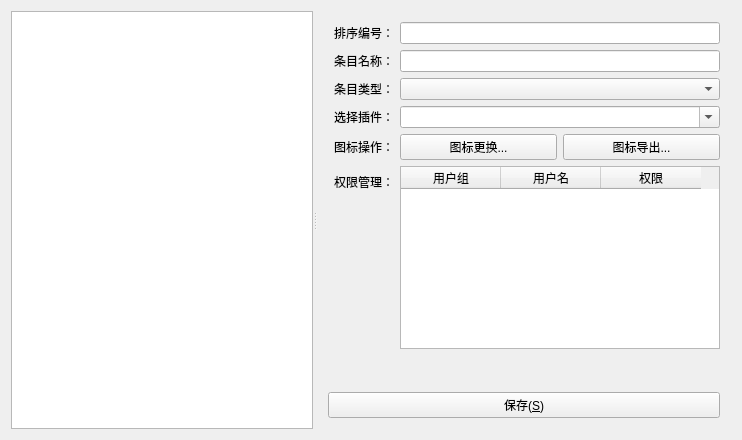
<?xml version="1.0" encoding="UTF-8"?>
<ui version="4.0">
 <class>CFunPointEdit</class>
 <widget class="QWidget" name="CFunPointEdit">
  <property name="geometry">
   <rect>
    <x>0</x>
    <y>0</y>
    <width>742</width>
    <height>440</height>
   </rect>
  </property>
  <property name="windowTitle">
   <string>CFunPointEdit</string>
  </property>
  <layout class="QGridLayout" name="gridLayout_2">
   <item row="0" column="0">
    <widget class="QSplitter" name="splitter">
     <property name="orientation">
      <enum>Qt::Horizontal</enum>
     </property>
     <widget class="QTreeWidget" name="treeWidget">
      <attribute name="headerVisible">
       <bool>false</bool>
      </attribute>
      <column>
       <property name="text">
        <string notr="true">1</string>
       </property>
      </column>
     </widget>
     <widget class="QWidget" name="layoutWidget">
      <layout class="QVBoxLayout" name="verticalLayout">
       <item>
        <layout class="QFormLayout" name="formLayout">
         <property name="fieldGrowthPolicy">
          <enum>QFormLayout::AllNonFixedFieldsGrow</enum>
         </property>
         <property name="leftMargin">
          <number>6</number>
         </property>
         <item row="0" column="0">
          <widget class="QLabel" name="label_no">
           <property name="text">
            <string>排序编号：</string>
           </property>
          </widget>
         </item>
         <item row="0" column="1">
          <widget class="QLineEdit" name="lineEdit_no"/>
         </item>
         <item row="1" column="0">
          <widget class="QLabel" name="label_name">
           <property name="text">
            <string>条目名称：</string>
           </property>
          </widget>
         </item>
         <item row="1" column="1">
          <widget class="QLineEdit" name="lineEdit_name"/>
         </item>
         <item row="2" column="0">
          <widget class="QLabel" name="label_type">
           <property name="text">
            <string>条目类型：</string>
           </property>
          </widget>
         </item>
         <item row="2" column="1">
          <widget class="QComboBox" name="comboBox_type"/>
         </item>
         <item row="3" column="0">
          <widget class="QLabel" name="label_plugin">
           <property name="text">
            <string>选择插件：</string>
           </property>
          </widget>
         </item>
         <item row="3" column="1">
          <widget class="QComboBox" name="comboBox_plugin">
           <property name="editable">
            <bool>true</bool>
           </property>
          </widget>
         </item>
         <item row="4" column="0">
          <widget class="QLabel" name="label_icon">
           <property name="text">
            <string>图标操作：</string>
           </property>
          </widget>
         </item>
         <item row="5" column="0">
          <widget class="QLabel" name="label_auth">
           <property name="text">
            <string>权限管理：</string>
           </property>
          </widget>
         </item>
         <item row="5" column="1">
          <widget class="QTableWidget" name="tableWidget_auth">
           <column>
            <property name="text">
             <string>用户组</string>
            </property>
           </column>
           <column>
            <property name="text">
             <string>用户名</string>
            </property>
           </column>
           <column>
            <property name="text">
             <string>权限</string>
            </property>
           </column>
          </widget>
         </item>
         <item row="6" column="0">
          <spacer name="verticalSpacer">
           <property name="orientation">
            <enum>Qt::Vertical</enum>
           </property>
           <property name="sizeHint" stdset="0">
            <size>
             <width>20</width>
             <height>40</height>
            </size>
           </property>
          </spacer>
         </item>
         <item row="4" column="1">
          <widget class="QWidget" name="widget" native="true">
           <layout class="QGridLayout" name="gridLayout">
            <property name="margin">
             <number>0</number>
            </property>
            <item row="0" column="0">
             <widget class="QPushButton" name="btnIconImport">
              <property name="text">
               <string>图标更换...</string>
              </property>
              <property name="icon">
               <iconset resource="skgui.qrc">
                <normaloff>:/images/application</normaloff>:/images/application</iconset>
              </property>
              <property name="iconSize">
               <size>
                <width>32</width>
                <height>32</height>
               </size>
              </property>
             </widget>
            </item>
            <item row="0" column="1">
             <widget class="QPushButton" name="btnIconExport">
              <property name="text">
               <string>图标导出...</string>
              </property>
              <property name="icon">
               <iconset resource="skgui.qrc">
                <normaloff>:/images/export</normaloff>:/images/export</iconset>
              </property>
              <property name="iconSize">
               <size>
                <width>32</width>
                <height>32</height>
               </size>
              </property>
             </widget>
            </item>
           </layout>
          </widget>
         </item>
        </layout>
       </item>
       <item>
        <layout class="QHBoxLayout" name="horizontalLayout">
         <item>
          <widget class="QPushButton" name="btnSave">
           <property name="text">
            <string>保存(&amp;S)</string>
           </property>
           <property name="icon">
            <iconset resource="skgui.qrc">
             <normaloff>:/images/save</normaloff>:/images/save</iconset>
           </property>
          </widget>
         </item>
        </layout>
       </item>
      </layout>
     </widget>
    </widget>
   </item>
  </layout>
 </widget>
 <layoutdefault spacing="6" margin="11"/>
 <resources>
  <include location="skgui.qrc"/>
 </resources>
 <connections/>
</ui>
